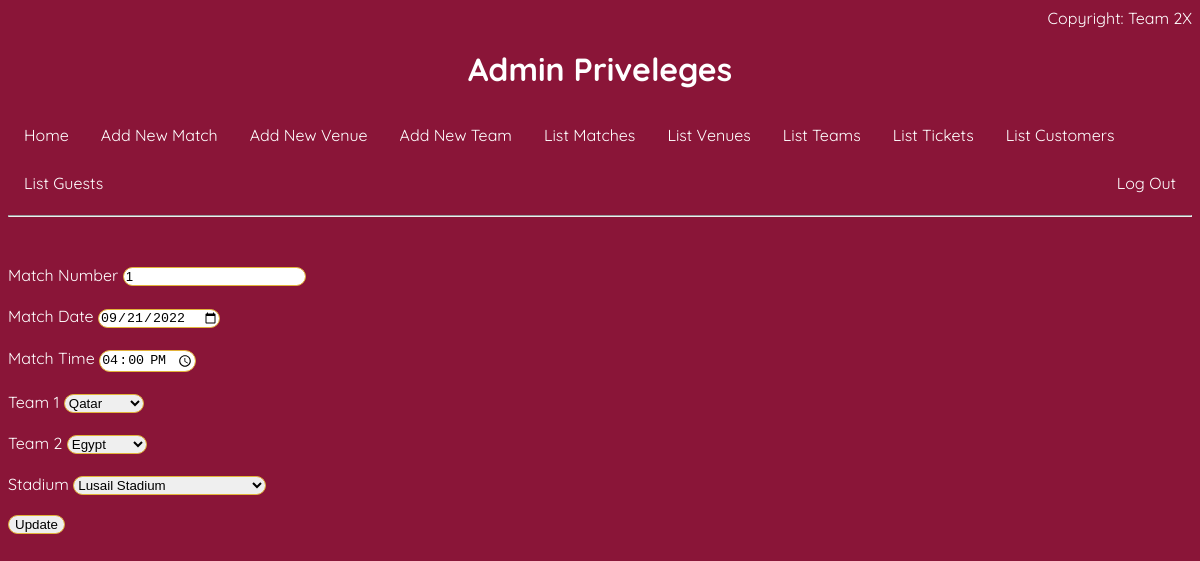
The app's page /admin/update_match.php?MatchNumber=1 (signed in) with its own data.
### tables this page shows
CREATE TABLE FOOTBALL_MATCH
(
  KickOffDate DATE NOT NULL,  
  KickOffTime TIME NOT NULL,  
  MatchNumber INT NOT NULL,
  Team1 VARCHAR(255) NOT NULL,
  Team2 VARCHAR(255) NOT NULL,
  StadiumName VARCHAR(255) NOT NULL,
  PRIMARY KEY (MatchNumber),
  FOREIGN KEY (StadiumName) REFERENCES STADIUM(StadiumName) on update cascade on delete cascade,
  CHECK (MatchNumber >= 1 AND MatchNumber <= 65)  
);

### admin/update_match.php (the view, shortened to what this page needs)
<?php
    include('admin_home.php');
    $servername = "dbproject5.org";
    $username = "Team2X_admin";
    $password = "Team2X_admin";
    $dbname = "Team2X_Project";
    $conn = new mysqli($servername, $username, $password, $dbname);
    $sql = "select * from FOOTBALL_MATCH where MatchNumber = " . $_GET["MatchNumber"];
    $things = $conn->query($sql)->fetch_assoc();
?>
<html>
    <form action="confirm_match_update.php" method="post">
        <label> Match Number </label>
        <input type="number" name="MatchNumber" value="<?php echo $things['MatchNumber']; ?>" readonly>
        <br/>
        <br/>
        <label> Match Date </label>
        <input type="date" name="KickOffDate" value="<?php echo $things['KickOffDate']; ?>" required>
        <br/>
        <br/>
        <label> Match Time</label>
        <input type="time" name="KickOffTime" value="<?php echo $things['KickOffTime']; ?>" required>
        <br/>
        <br/>
        <label> Team 1 </label>
        <select name="Team1" required>
            <option selected><?php echo $things['Team1']; ?></option>
        </select>
        <br/>
        <br/>
        <label> Team 2 </label>
        <select name="Team2" required>
            <option selected><?php echo $things['Team2']; ?></option>
        </select>
        <br/>
        <br/>
        <label> Stadium </label>
        <select id="stadium_selection" name="StadiumName" required>
        <option selected> <?php echo $things['StadiumName']; ?> </option>
        </select>
        <br/>
        <br/>
        <input type="submit" value="Update">
    </form>
</html>

### admin/admin_home.php (style rules this page uses)
html { color: white; background-color: #8a1538; font-family: 'Quicksand', sans-serif; }
input { border: 1px solid #e2b33a; border-radius: 15px; }
select { border: 1px solid #e2b33a; border-radius: 15px; }

### records on screen
football_match: MatchNumber "1", KickOffDate "09/21/2022", KickOffTime "16:00:00", Team1 "Qatar", Team2 "Egypt", StadiumName "Lusail Stadium"
